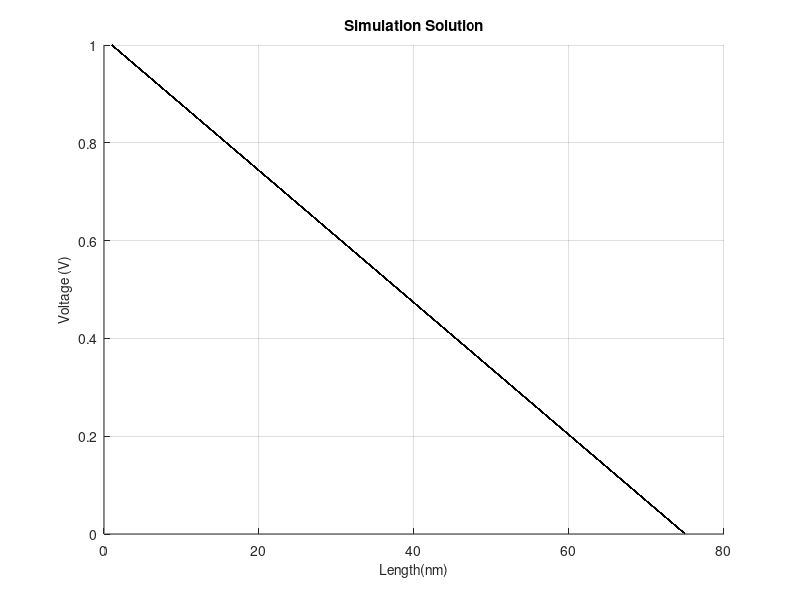
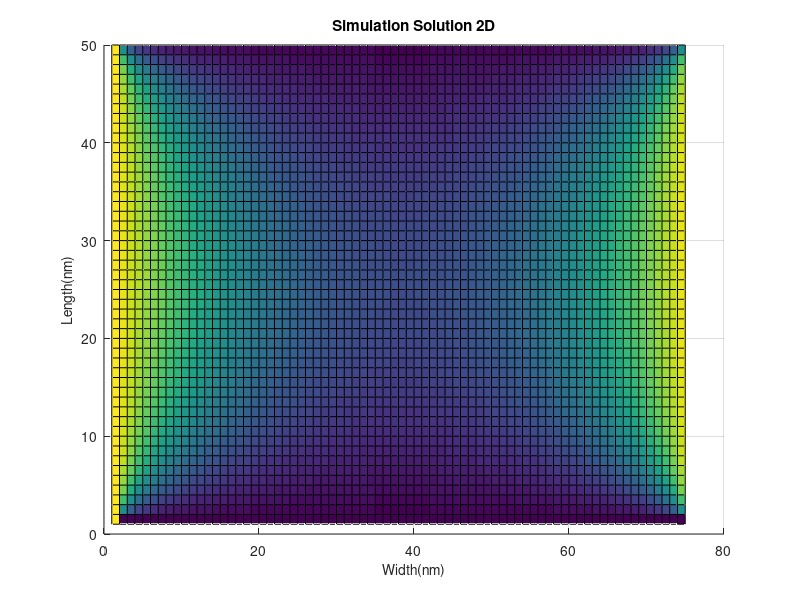
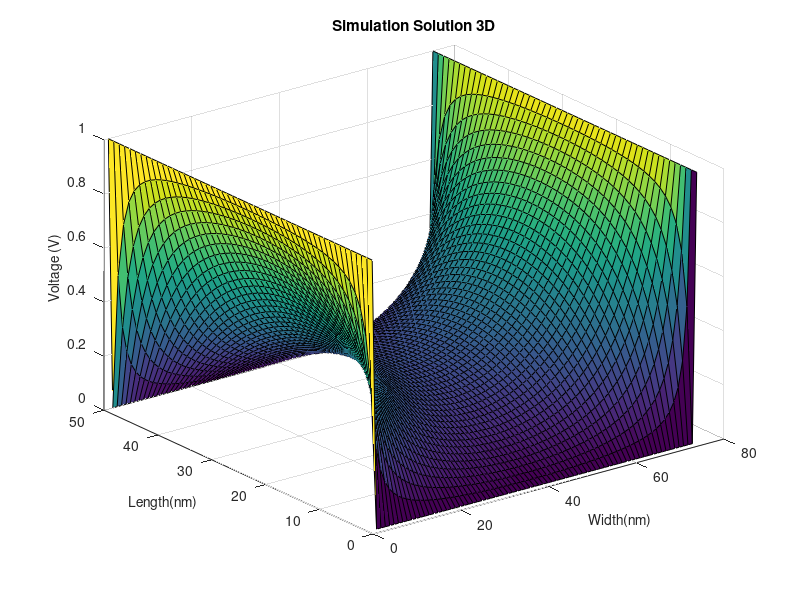
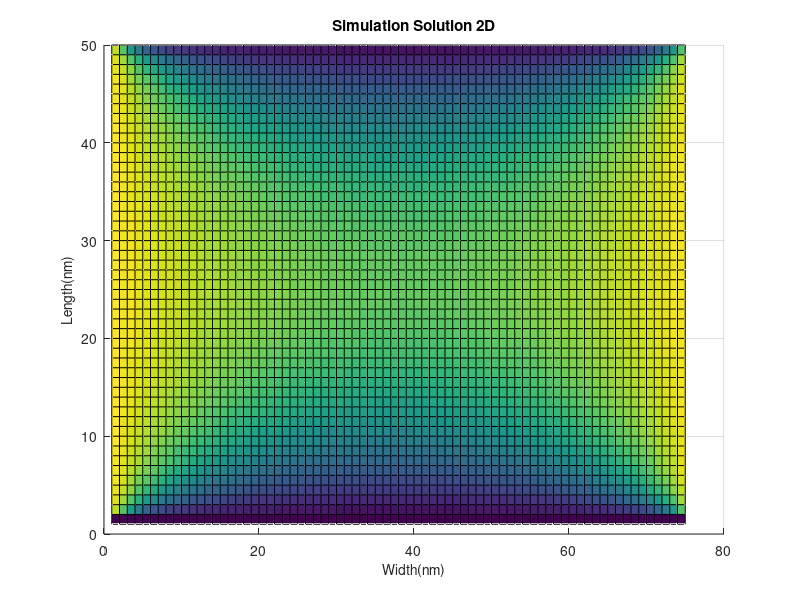

The MATLAB source for these figures, in order: (Note: this script raises an error after producing the figures.)
%% ELEC 4700 Assignment 2
% Finite Difference Method - Jinseng Vanderkloot 101031534 - Due: March 1, 2022

%% Part 1A: Define the area and see what happens when left side is 1V and right side is 0V while top and bottom isolate.
%Assume distance is in Nano meters 
nx = 75; % # of colums
ny = 50; % # of rows
G = sparse(nx*ny,ny*nx);
F = zeros(nx*ny,1);

for i = 1:nx
    for j = 1:ny
        n = j + (i-1) * ny;     % middle
        nxm = j + (i-2) * ny;   % right
        nxp = j + i * ny;       % left
        nym = j-1 + (i-1) * ny; % top
        nyp = j+1 + (i-1) * ny; % down
        if i == 1 %Left Boundary V=Vo
            G(n,n) = 1;
            F(n,1) = 1;
        elseif i == nx %Right Boundary V=0
            G(n,n) = 1;
        elseif j == 1 %Bottom
            G(n,n) = -3;
            G(n,nxm) = 1;
            G(n,nxp) = 1;
            G(n,nyp) = 1;
        elseif j == ny %Top
            G(n,n) = -3;
            G(n,nxm) = 1;
            G(n,nxp) = 1;
            G(n,nym) = 1;
        else %Middle 
            G(n,n) = -4;
            G(n,nxm) = 1;
            G(n,nxp) = 1;
            G(n,nym) = 1;
            G(n,nyp) = 1;
        end
    end
end

V = G\F;
Vmap = reshape(V, [ny, nx]); % Reshaping Vector to a matrix
figure('name', 'Solution 1A'), surf(Vmap')
title('Simulation Solution'), xlabel('Width(nm)', 'FontSize', 10), ylabel('Length(nm)', 'FontSize', 10),zlabel('Voltage (V)', 'FontSize', 10), view(90,0);
%% 
%% 
%% Part 1B: Both left and right have 1V and sides and top and bottom are 0V, get the finite difference solution and compare the mathmatical solution for the shape. 
nx = 75; % # of colums
ny = 50; % # of rows
G = sparse(nx*ny,ny*nx);
F = zeros(nx*ny,1);
for i = 1:nx
    for j = 1:ny
        n = j + (i-1) * ny;     % middle
        nxm = j + (i-2) * ny;   % right
        nxp = j + i * ny;       % left
        nym = j-1 + (i-1) * ny; % top
        nyp = j+1 + (i-1) * ny; % down
        if i == 1 %Left Boundary V=Vo
            G(n,n) = 1;
            F(n,1) = 1;
        elseif i == nx %Right Boundary V=Vo
            G(n,n) = 1;
            F(n,1) = 1;
        elseif j == 1 %Bottom Boundary V=0
            G(n,n) = 1;
            F(n,1) = 0;
        elseif j == ny %Top Boundary V=0
            G(n,n) = 1;
            F(n,1) = 0;
        else %Middle
            G(n,n) = -4;
            G(n,nxm) = 1;
            G(n,nxp) = 1;
            G(n,nym) = 1;
            G(n,nyp) = 1;
        end
    end
end

V = G\F;
Vmap = reshape(V, [ny, nx]); % Reshaping Vector to a matrix
figure('name', 'Solution 1B'), surf(Vmap), title('Simulation Solution 2D')
xlabel('Width(nm)', 'FontSize', 10), ylabel('Length(nm)', 'FontSize', 10),zlabel('Voltage (V)', 'FontSize', 10), view(0,90);
figure('name', 'Solution 1B'), surf(Vmap), title('Simulation Solution 3D')
xlabel('Width(nm)', 'FontSize', 10), ylabel('Length(nm)', 'FontSize', 10),zlabel('Voltage (V)', 'FontSize', 10);
%% 
%% 
%% Analytical Solution 

a = nx;
b = ny/2;
x = linspace(-b, b, nx); % needs to be +b and -b for both sides of surface 
y = linspace(0, a, ny);
V2 = zeros(ny, nx);

figure('name', 'Equation Solution')
[X,Y] = meshgrid(x,y);
for n = 1:2:99 %1,3,5,7...99
    V2 = V2 + ( (1/n) * (cosh((n*pi*X)/a)/cosh((n*pi*b)/a)).* sin((n*pi*Y)/a) );
    surf(4/pi*V2), title('Equation Solution'), title('Simulation Solution 2D'), view(0,90);
    pause(0.01);
end

xlabel('Width(nm)', 'FontSize', 10), ylabel('Length(nm)', 'FontSize', 10),zlabel('Voltage (V)', 'FontSize', 10);
figure('name', 'Equation Solution')
surf(4/pi*V2), title('Equation Solution'), title('Simulation Solution 3D');
xlabel('Width(nm)', 'FontSize', 10), ylabel('Length(nm)', 'FontSize', 10),zlabel('Voltage (V)', 'FontSize', 10);

% The simulated solution matches closely the analytical solution, the analytical solution wont complete at the corners becuase it is infinite and hard to solve.
%% Part 2 - made a function to easily change the parameters of the area.
%Make this into a function like in the intro to the lab which inputs size;
% of area, size of boxes (placed into the middle x and bottom and top).;
% and box conduction values;
%function [V] = A2_Function(nx, ny, xBox, yBox,boxCond,x0,x1);
%Inputs:; 
%Area x dimension, Area y dimension, box x dimension in middle of area,; 
%Box y dimension from bottom to high and from top down, box conductivity,;
%x0 = volatge at left side, x1 = volatge at right side.; 
% 
% global Carea %NEEDS TO BE GLOBAL - a lot of issues when not global;
%
% % Add bottleneck;
% Carea = ones(nx,ny); %set conduction area to 1;
% % In area, place boxes with new conduction (faster than for loop) ;
% Carea(nx/2 - xBox/2:nx/2 + yBox/2,1:yBox) = boxCond; %Bottom Box;
% Carea(nx/2 - xBox/2:nx/2 + yBox/2,ny-yBox:ny) = boxCond; %Top Box;
% 
% G = sparse(nx*ny,ny*nx);
% F = zeros(nx*ny,1);
% 
% for i = 1:nx;
%     for j = 1:ny;
%         n = j + (i-1) * ny;     % middle;
%         nxm = j + (i-2) * ny;   % right;
%         nxp = j + i * ny;       % left;
%         nym = j-1 + (i-1) * ny; % top;
%         nyp = j+1 + (i-1) * ny; % down;
%         if i == 1 %Left Boundary V=Vo
%             G(n,n) = 1;
%             F(n,1) = x0;
%         elseif i == nx %Right Boundary V=Vo
%             G(n,n) = 1;
%             F(n,1) = x1;
%         elseif j == 1 %Bottom Boundary (Free)
%             bxm = (Carea(i,j) + Carea(i-1,j)) / 2;
%             bxp = (Carea(i,j) + Carea(i+1,j)) / 2;
%             byp = (Carea(i,j) + Carea(i,j+1)) / 2;
% 
%             G(n,n) = -(bxm + bxp + byp);
%             G(n,nxm) = bxm;
%             G(n,nxp) = bxp;
%             G(n,nyp) = byp;
%         elseif j == ny %Top Boundary (Free)
%             bxm = (Carea(i,j) + Carea(i-1,j)) / 2;
%             bxp = (Carea(i,j) + Carea(i+1,j)) / 2;
%             bym = (Carea(i,j) + Carea(i,j-1)) / 2;
% 
%             G(n,n) = -(bxm + bxp + bym);
%             G(n,nxm) = bxm;
%             G(n,nxp) = bxp;
%             G(n,nym) = bym;
%         else %Middle
%             bxm = (Carea(i,j) + Carea(i-1,j)) / 2;
%             bxp = (Carea(i,j) + Carea(i+1,j)) / 2;
%             byp = (Carea(i,j) + Carea(i,j+1)) / 2;
%             bym = (Carea(i,j) + Carea(i,j-1)) / 2;
% 
%             G(n,n) = -(bxm + bxp + bym + byp);
%             G(n,nxm) = bxm;
%             G(n,nxp) = bxp;
%             G(n,nym) = bym;
%             G(n,nyp) = byp;
%         end
%     end
% end
% V = G\F;
% end
%% A2_2A - Get Current Flow through area and use function. 
nx = 75; % # of colums
ny = 50; % # of rows
xBox = 25; %Width of box 
yBox = 15; %Hight of box 
boxCond = 0.01; 
x0 = 1; %voltage at right side of area 
x1 = 0; %Voltage at left side of area
global Carea %Must declare global for both in and out of function 


V=A2_Function(nx, ny, xBox, yBox, boxCond, x0, x1);

Vmap = reshape(V, [ny, nx]); % Reshaping Vector to a matrix
figure('name', 'Voltage Solution')
surf(Vmap),title('Voltage Map')
xlabel('Width(nm)', 'FontSize', 10), ylabel('Length(nm)', 'FontSize', 10),zlabel('Voltage (V)'),view(2);

% Conductivity Map
figure('name', 'Conductivity Map');
surf(Carea), title('Conductivity Map')
xlabel('Width(nm)', 'FontSize', 10), ylabel('Length(nm)', 'FontSize', 10),zlabel('Conduction Const (W/nmK)');

% Electric Field
[Ex,Ey] = gradient(-Vmap);
figure('name', 'Electric Field');
quiver(Ex,Ey), xlabel('Width(nm)', 'FontSize', 10), ylabel('Length(nm)', 'FontSize', 10), title('Electric Field');

% Current Flow
Jx = Carea'.* Ex;
Jy = Carea'.* Ey;
figure('name', 'Current Flow');
quiver(Jx,Jy), xlabel('Width(nm)', 'FontSize', 10), ylabel('Length(nm)', 'FontSize', 10), title('Current Flow');

%When size of area increases, there is more space for current to flow
%therefor the current density if less. 
%% A2_2B - Change Mesh Density 
warning ('off')
mesh = 1:1:5; %increase mesh 5 times in steps of 1 and see effect 
x0 = 1; %voltage at right side of area 
x1 = 0; %Voltage at left side of area
cur = zeros(size(mesh,2),1);
global Carea %Must declare global for both in and out of function 

for a = 1:size(mesh,2)
    %Size of area and box changes to increase mesh 
    nx = 75*a; % # of colums
    ny = 50*a; % # of rows
    
    xBox = 25*a; %Width of box 
    yBox = 15*a; %Length of box 

    V=A2_Function(nx, ny, xBox, yBox, a, x0, x1);
    Vmap = reshape(V, [ny, nx]);
    J = Carea'.*gradient(-Vmap);
    cur(a,1) = max(J,[],"all");
end

figure('name', 'Max Current vs Mesh size');
plot(mesh,cur, 'r');
xlabel('Mesh size scaling factor');
ylabel('Maximum Current Density (A/m^2)');
title('Max Current vs Mesh size scaling factor');

%% A2_2C - Narrow the Bottleneck 
nx = 75; % # of colums
ny = 50; % # of rows
xBox = 25; %Width of box 
yBox = 1:1:25; %Length of box 
boxCond = 0.01; 
x0 = 1; %voltage at right side of area 
x1 = 0; %Voltage at left side of area
cur = zeros(25,1);
global Carea %Must declare global for both in and out of function 

for a = 1:25
    V=A2_Function(nx, ny, xBox, a, boxCond, x0, x1);
    Vmap = reshape(V, [ny, nx]);
    J = Carea'.*gradient(-Vmap);
    cur(a,1) = max(J,[],"all");
end

figure('name', 'Max Current vs bottle-neck');
plot(yBox,cur, 'r');
xlabel('Height of Box (nm)');
ylabel('Maximum Current Density (A/nm^2)');
title('Max Current vs bottle-neck');

%Current Density increases as the current squeezes though a smaller area
%until it is completely cut off. 


%% A2_2D - Varrying conductivity in the box 
nx = 75; % # of colums
ny = 50; % # of rows
xBox = 25; %Width of box 
yBox = 15; %Length of box 
boxCond = logspace(0.0001,100); %increase in increments of x10
x0 = 1; %voltage at right side of area 
x1 = 0; %Voltage at left side of area
cur = zeros(size(boxCond,2),1);
global Carea %Must declare global for both in and out of function 

for a = 1:size(boxCond,2)
    V=A2_Function(nx, ny, xBox, yBox, a, x0, x1);
    Vmap = reshape(V, [ny, nx]);
    J = Carea'.*gradient(-Vmap);
    cur(a,1) = max(J,[],"all");
end

figure('name', 'Max Current vs Box Conductivity');
plot(boxCond,cur, 'r');
set(gca, 'XScale', 'log');
xlabel('Box Conductivity (S/nm)');
ylabel('Maximum Current Density (A/nm^2)');
title('Max Current vs Box Conductivity');

%When increasing the conductivity of the boxes, more current will flow
%through them increasing the maximum current density through the entire
%area
